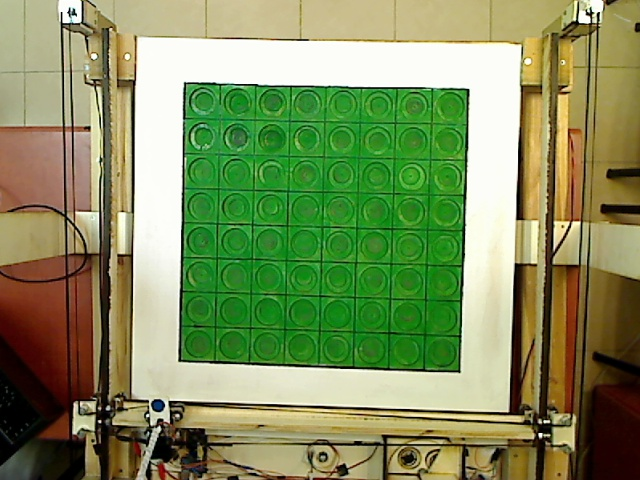
#> input picture data_for_palti100.jpg, 640 x 480 px, given in place of board1.jpg, which was not available
$ python shit.py   (older library calls are emulated)
#> lines starting #> are read from the running program, lines starting #| are printed output that depends on the picture; after the words box and inside, x2 and y2 are one past the last pixel; in counts of white or black regions, pixels touching at a corner belong together; pictures that were not available may be replaced by others from this repository, and a replacement may not be noted
### rotate.py
# import the necessary packages
import numpy as np
import cv2
# import ImageProcessing
POINTS = None


def set_points(four_points):
    global POINTS
    POINTS = four_points
    # print(POINTS)


def show_image(image):
    cv2.imshow("image", image)
    cv2.waitKey(0)


# [28 lines left out: function order_points, not called in this run]

down_th = 100
size_of_board = np.array([ [0,0],[320,0],[320,320],[0,320] ],np.float32)


# [38 lines left out: function four_point_transform, not called in this run]


def find_points(gray,voodoo):
    gray = cv2.GaussianBlur(gray, (5, 5), 0)
    thresh = cv2.adaptiveThreshold(gray, 255, 1, 1, 11, 2)
    _, contours, hierarchy = cv2.findContours(thresh, cv2.RETR_TREE, cv2.CHAIN_APPROX_SIMPLE)
    # print(len(useless))
    # print(contours)
    # print(len(hierarchy))
    biggest = None
    max_area = 0
    for i in contours:
        area = cv2.contourArea(i)
        if area > down_th:
            peri = cv2.arcLength(i, True)
            approx = cv2.approxPolyDP(i, 0.06 * peri, True)
            if area > max_area and len(approx) == 4:
                biggest = approx
                max_area = area
    # print(type(biggest), biggest.shape)
    return biggest

# [13 lines left out: function draw_points, not called in this run]

def cut_picture1(gray_pic , colord_pic, voodoo= 0.05):
    points = find_points(gray_pic,voodoo)
    points = POINTS
    points = points.reshape(4, 2)
    # [4 lines of commented-out code are left out]
    points = order_points(points)
    return four_point_transform(colord_pic, points)


# [25 lines of commented-out code are left out]

### shit.py
import cv2
import rotate
import numpy as np
import matplotlib.pyplot as plt

BORD_SIZE = (8, 8)
SHOW_IMAGES = False


# black = 0
# red = 50
# empty = 100

def get_square(four_points, colord_pic):
    return rotate.four_point_transform(colord_pic, rotate.order_points(four_points))


# [156 lines left out: functions create_board_table, avarage_of_squar, cut_edges, cut_board, send_to_palti, draw_destributions and 3 more, not called in this run]


def extract_board(img):
    gray = cv2.cvtColor(img, cv2.COLOR_RGB2GRAY)
    color = img
    pic = rotate.cut_picture1(gray, color)
    if SHOW_IMAGES:
        rotate.show_image(pic)
    board = cut_board(pic)
    # rotate.show_image(pic)
    new_board = []
    for i in range(BORD_SIZE[0]):
        row = np.array([])
        for j in range(BORD_SIZE[1]):
            croped = cut_edges(board[i][j], 0.1)
            row = np.append(row, deside_what_is_in_the_square(croped))
        new_board.append(row)
        # print(row)
    new_board = np.array(new_board)
    # print(new_board)
    return new_board


RED = -1
BLACK = 1
EMPTY = 0


# [22 lines left out: function deside_what_is_in_the_square, not called in this run]


if __name__ == '__main__':
    # [26 lines of commented-out code are left out]
    flag = True
    while flag:
        # file_name = take_picure_and_crop(cam)
        file_name = "board1.jpg"
        if file_name is not None:
            gray = cv2.imread('board1.jpg', 0)
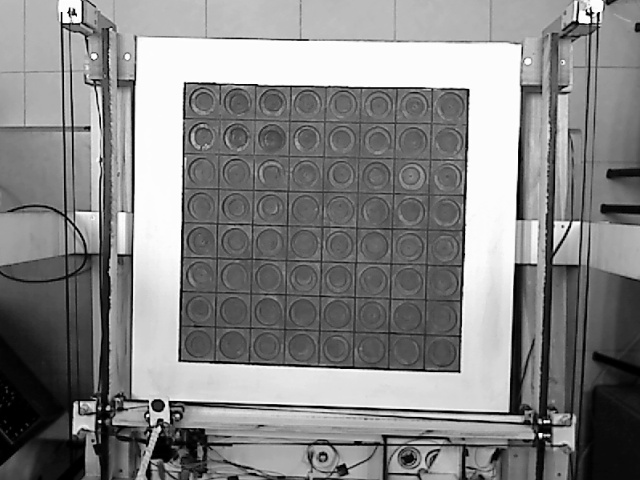
#> gray: shape (480, 640); min 0, max 255, mean 133
            color = cv2.imread('board1.jpg')
#> color is the input picture: shape (480, 640, 3); mean B, G, R 93.5, 142.9, 128.8
        extract_board(color)
#> in extract_board, `gray = cv2.cvtColor(img, cv2.COLOR_RGB2GRAY)`:
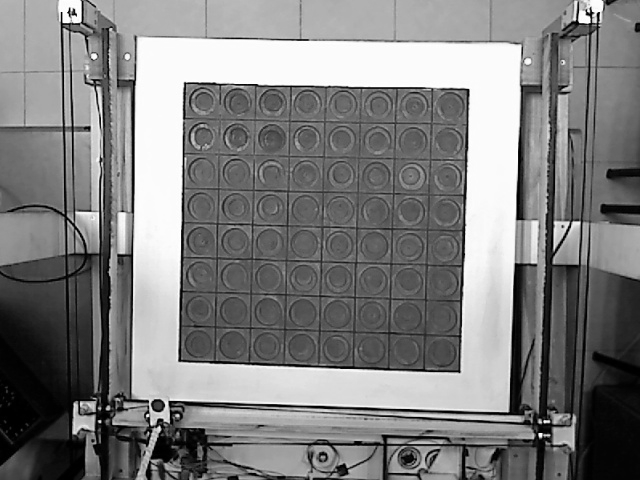
#> gray: shape (480, 640); min 0, max 255, mean 126.5
#> in find_points, `gray = cv2.GaussianBlur(gray, (5, 5), 0)`:
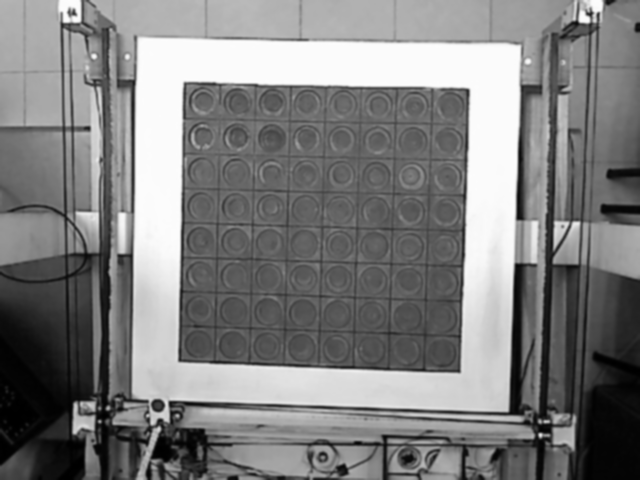
#> gray: shape (480, 640); min 0, max 253, mean 126.5
#> in find_points, `thresh = cv2.adaptiveThreshold(gray, 255, 1, 1, 11, 2)`:
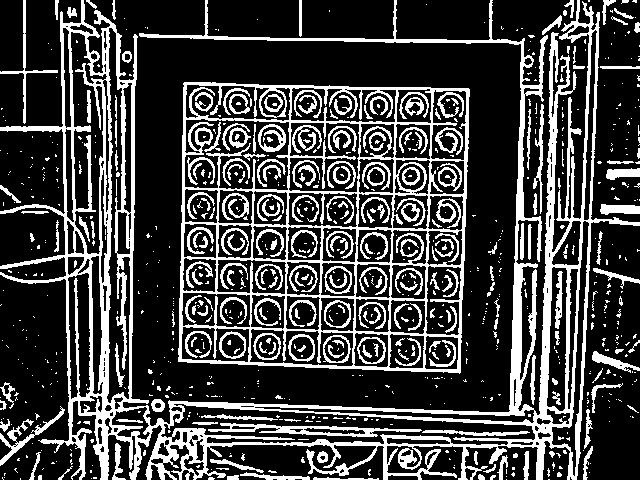
#> thresh: shape (480, 640); 25.7% white; 847 white regions (605 under 20 px)
#> in find_points, `_, contours, hierarchy = cv2.findContours(thresh, cv2.RETR_TREE, cv2.C..`: contours = 1052 contours, 741 with area under 20; largest, box (x1, y1, x2, y2) and area: (178, 82, 470, 374) 79742, (0, 0, 640, 480) 64582, (160, 403, 536, 446) 8742, (184, 118, 290, 191) 6546, (70, 31, 108, 255) 4860
#> the loop in find_points, `for i in contours:` made 1052 passes
#> (area, peri, biggest, max_area) on passes 146, 151, 377, 437: (105.5, 121.5, [[622, 383], [594, 386], [592, 412], [598, 387]], 105.5), (116.5, 83.5, [[5, 382], [0, 387], [10, 408], [14, 388]], 116.5), (251.5, 86.38, [[639, 168], [608, 169], [606, 177], [639, 176]], 251.5), (79741.5, 1154.3, [[184, 82], [178, 361], [459, 373], [469, 89]], 79741.5)
#> (area, peri, approx) on passes 19, 41, 84, 90, 198, 202: (168.5, 150.5, [[240, 474], [309, 479]]), (132, 120.4, [[210, 459], [263, 471]]), (104, 98.08, [[588, 409], [584, 448], [592, 428]]), (454, 391.2, [[64, 409], [0, 433], [0, 465]]), (115.5, 105.2, [[534, 355], [533, 404]]), (280, 136.2, [[593, 352], [639, 370]])
#> after the loop in find_points, `for i in contours:`: max_area = 79741.5
#> in cut_picture1, `points = find_points(gray_pic,voodoo)`: points = [[184, 82], [178, 361], [459, 373], [469, 89]]
#> (the run stopped early here; a loop or call above may not have finished)

$ run again, on data_for_palti1000.jpg
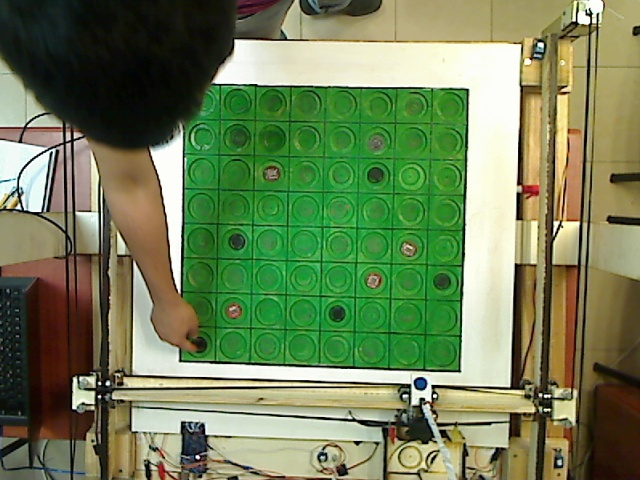
#> input picture data_for_palti1000.jpg, 640 x 480 px, given in place of board1.jpg, which was not available
#> color is the input picture: shape (480, 640, 3); mean B, G, R 87.4, 128.6, 111.8
#> in find_points, `gray = cv2.GaussianBlur(gray, (5, 5), 0)`:
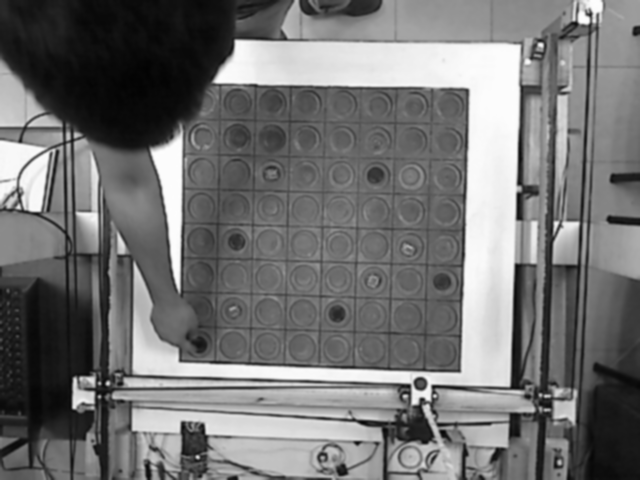
#> gray: shape (480, 640); min 2, max 253, mean 114.4
#> in find_points, `thresh = cv2.adaptiveThreshold(gray, 255, 1, 1, 11, 2)`:
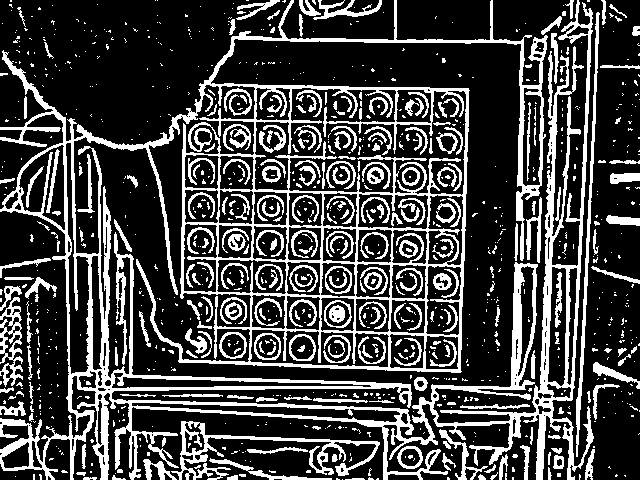
#> thresh: shape (480, 640); 25.9% white; 1020 white regions (756 under 20 px)
#> contours = 1203 contours, 896 with area under 20; largest, box (x1, y1, x2, y2) and area: (0, 0, 594, 480) 112672, (254, 87, 467, 196) 17977, (249, 329, 390, 368) 4432, (65, 142, 90, 375) 2696, (18, 144, 66, 231) 2538
#> the loop in find_points, `for i in contours:` made 1203 passes
#> (area, peri, biggest, max_area) on passes 43, 67, 279: (111, 42.49, [[555, 455], [553, 467], [562, 468], [563, 457]], 111), (439, 78.77, [[406, 446], [398, 461], [414, 468], [421, 452]], 439), (573.5, 90.18, [[225, 333], [220, 351], [241, 357], [245, 338]], 573.5)
#> after the loop in find_points, `for i in contours:`: biggest = [[393, 264], [426, 266], [423, 299], [391, 297]]; max_area = 1131.5
#> points = [[393, 264], [426, 266], [423, 299], [391, 297]]

$ run again, on data_for_palti1100.jpg
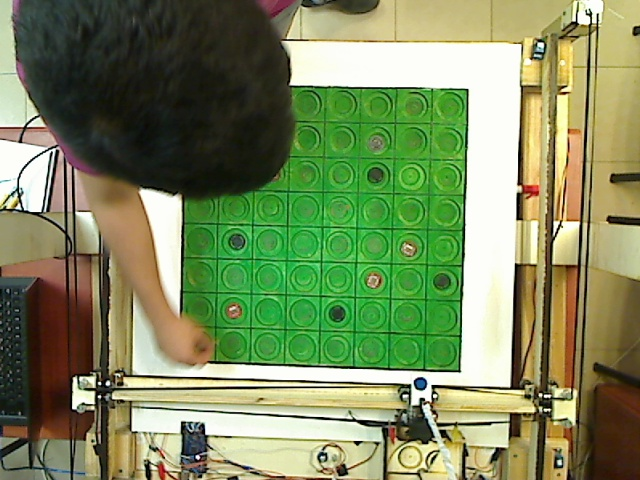
#> input picture data_for_palti1100.jpg, 640 x 480 px, given in place of board1.jpg, which was not available
#> color is the input picture: shape (480, 640, 3); mean B, G, R 93.9, 138.1, 123.9
#> in find_points, `gray = cv2.GaussianBlur(gray, (5, 5), 0)`:
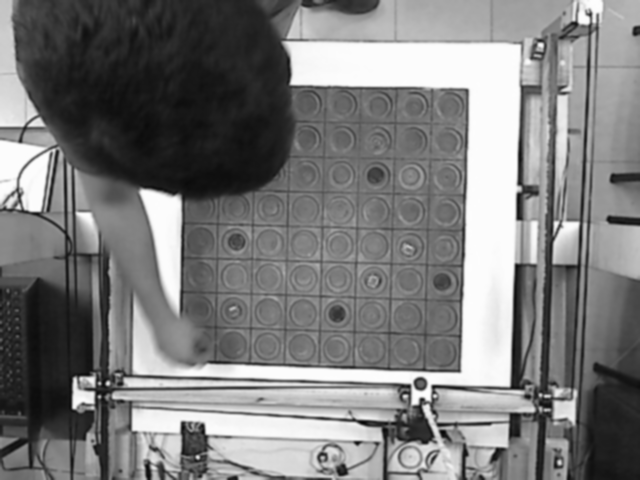
#> gray: shape (480, 640); min 4, max 254, mean 123.2
#> in find_points, `thresh = cv2.adaptiveThreshold(gray, 255, 1, 1, 11, 2)`:
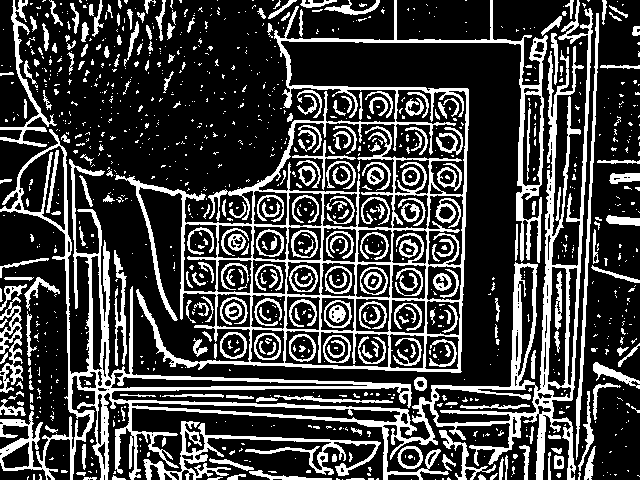
#> thresh: shape (480, 640); 25.7% white; 1127 white regions (851 under 20 px)
#> contours = 1318 contours, 991 with area under 20; largest, box (x1, y1, x2, y2) and area: (115, 0, 548, 373) 66017, (0, 0, 593, 480) 33574, (258, 89, 467, 229) 13860, (284, 330, 390, 368) 3336, (433, 384, 537, 424) 2830
#> the loop in find_points, `for i in contours:` made 1318 passes
#> (area, peri, biggest, max_area) on passes 51, 72, 246: (109, 41.66, [[555, 455], [554, 468], [562, 468], [563, 457]], 109), (438, 78.77, [[406, 446], [398, 461], [414, 468], [421, 452]], 438), (563, 88.77, [[226, 333], [220, 351], [242, 356], [245, 338]], 563)
#> after the loop in find_points, `for i in contours:`: biggest = [[525, 93], [541, 96], [539, 185], [522, 183]]; max_area = 1548
#> points = [[525, 93], [541, 96], [539, 185], [522, 183]]
